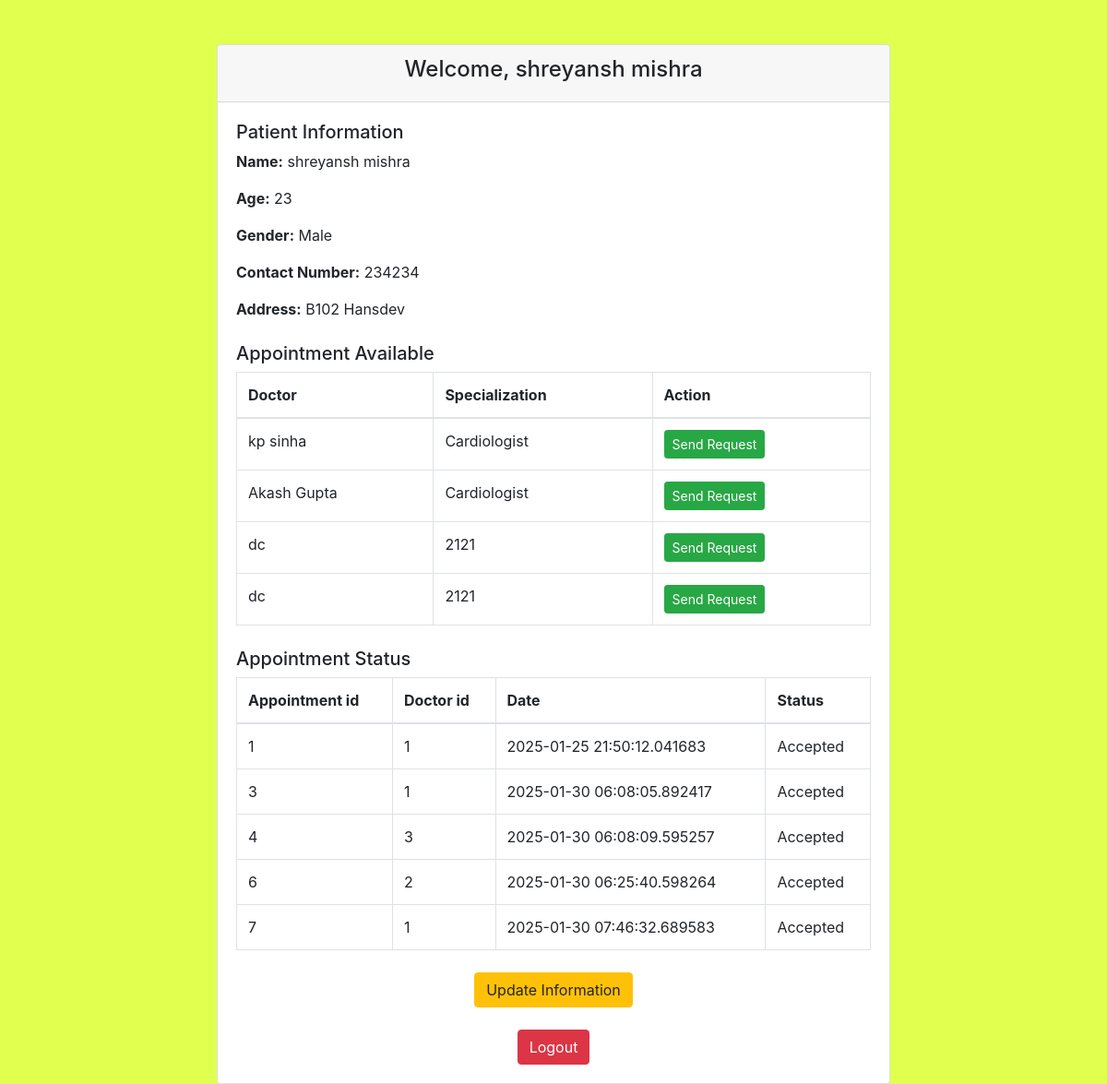
The app's page /patient_page/1 (signed in) with its own data.
### app.py (models this page shows, shortened)
class Patient(db.Model):
    id = db.Column(db.Integer, primary_key=True)
    password = db.Column(db.String(10), nullable=False)
    name = db.Column(db.String(100), nullable=False)
    age = db.Column(db.Integer, nullable=False)
    gender = db.Column(db.String(10), nullable=False)
    contact_number = db.Column(db.String(15), nullable=False)
    address = db.Column(db.String(200), nullable=False)

class Doctor(db.Model):
    id = db.Column(db.Integer, primary_key=True)
    password = db.Column(db.String(10), nullable=False)
    name = db.Column(db.String(100), nullable=False)
    specialization = db.Column(db.String(100), nullable=False)
    contact_number = db.Column(db.String(15), nullable=False)

class Appointment(db.Model):
    id = db.Column(db.Integer, primary_key=True)
    patient_id = db.Column(db.Integer, db.ForeignKey('patient.id'), nullable=False)
    doctor_id = db.Column(db.Integer, db.ForeignKey('doctor.id'), nullable=False)
    appointment_date = db.Column(db.DateTime, nullable=False)
    status = db.Column(db.String(10), nullable=False)  # Pending, Accepted, Rejected

### app.py (the view)
@app.route('/patient_page/<int:patient_id>')
def patient_page(patient_id):
    if 'user_id' not in session or session['user_id'] != patient_id:
        return redirect(url_for('login'))  # Redirect unauthorized users to login
    patient = Patient.query.get(patient_id)  # Fetch patient details
    patient_appointment= Appointment.query.filter_by(patient_id=patient_id).all()
    patient_appointment_available = Doctor.query.all()
    if not patient:
        return "Patient not found", 404  # Return error if patient does not exist
    return render_template( 'patient.html', patient=patient, patient_appointment = patient_appointment,patient_appointment_available = patient_appointment_available)

### templates/patient.html (shortened to what this page needs)
<!doctype html>
<html lang="en">
<head>
    <link rel="stylesheet" href="https://cdn.jsdelivr.net/npm/bootstrap@4.3.1/dist/css/bootstrap.min.css"
>
</head>
<body style="background-color: #E0FF4F;">
    <div class="container mt-5">
        <div class="row justify-content-center">
            <div class="col-md-8">
                <div class="card">
                    <div class="card-header text-center">
                        <h4>Welcome, <span id="patientName"> {{patient.name}} </span></h4>
                    </div>
                    <div class="card-body">
                        <div class="mb-4">
                            <h5>Patient Information</h5>
                            <p><strong>Name:</strong> <span id="patientFullName"> {{patient.name}} </span></p>
                            <p><strong>Age:</strong> <span id="patientAge">{{patient.age}}</span></p>
                            <p><strong>Gender:</strong> <span id="patientGender"> {{patient.gender}} </span></p>
                            <p><strong>Contact Number:</strong> <span id="patientContact">{{patient.contact_number}}
                                </span></p>
                            <p><strong>Address:</strong> <span id="patientAddress">{{patient.address}}</span></p>
                        </div>
                        {% if patient_appointment_available|length == 0 %}
                        <p>No Doctor available</p>
                        {% else %}
                        <div class="mb-4">
                            <h5>Appointment Available</h5>
                            <table class="table table-bordered">
                                <thead>
                                    <tr>
                                        <th>Doctor</th>
                                        <th>Specialization</th>
                                        <th>Action</th>
                                    </tr>
                                </thead>
                                <tbody>
                                    {% for pi in patient_appointment_available %}
                                    <tr>
                                        <td>{{ pi.name }}</td>
                                        <td>{{ pi.specialization }}</td>
                                        <td>
                                            <button class="btn btn-success btn-sm" onclick="handleRequest(this)"
                                                data-patient-id="{{ patient.id }}" data-doctor-id="{{ pi.id }}">
                                                Send Request
                                            </button>
                                        </td>
                                    </tr>
                                    {% endfor %}
                                </tbody>
                            </table>
                        </div>
                        {% endif %}
                        {% if patient_appointment|length == 0 %}
                        <p>No Appointment available</p>
                        {% else %}
                        <div class="mb-4">
                            <h5>Appointment Status</h5>
                            <table class="table table-bordered">
                                <thead>
                                    <tr>
                                        <th>Appointment id</th>
                                        <th>Doctor id</th>
                                        <th>Date</th>
                                        <th>Status</th>
                                    </tr>
                                </thead>
                                <tbody>
                                    {% for pi in patient_appointment %}
                                    <tr>
                                        <td>{{ pi.id }}</td>
                                        <td>{{ pi.doctor_id }}</td>
                                        <td>{{ pi.appointment_date }}</td>
                                        <td>{{ pi.status }}</td>
                                    </tr>
                                    {% endfor %}
                                </tbody>
                            </table>
                        </div>
                        {% endif %}
                        <div class="mb-4 text-center">
                            <button class="btn btn-warning" data-bs-toggle="modal"
                                data-bs-target="#updatePatientInfoModal">Update Information</button>
                        </div>
                        <div class="text-center">
                            <button class="btn btn-danger" onclick="logout()">Logout</button>
                        </div>
                    </div>
                </div>
            </div>
        </div>
    </div>
</body>
</html>

### records on screen
Patient: name "shreyansh mishra", age "23", gender "Male", contact_number "234234", address "B102 Hansdev"
Doctor: name "kp sinha", specialization "Cardiologist"
Doctor: name "Akash Gupta", specialization "Cardiologist"
Doctor: name "dc", specialization "2121"
Doctor: name "dc", specialization "2121"
Appointment: id "1", doctor_id "1", appointment_date "2025-01-25 21:50:12.041683", status "Accepted"
Appointment: id "3", doctor_id "1", appointment_date "2025-01-30 06:08:05.892417", status "Accepted"
Appointment: id "4", doctor_id "3", appointment_date "2025-01-30 06:08:09.595257", status "Accepted"
Appointment: id "6", doctor_id "2", appointment_date "2025-01-30 06:25:40.598264", status "Accepted"
Appointment: id "7", doctor_id "1", appointment_date "2025-01-30 07:46:32.689583", status "Accepted"
